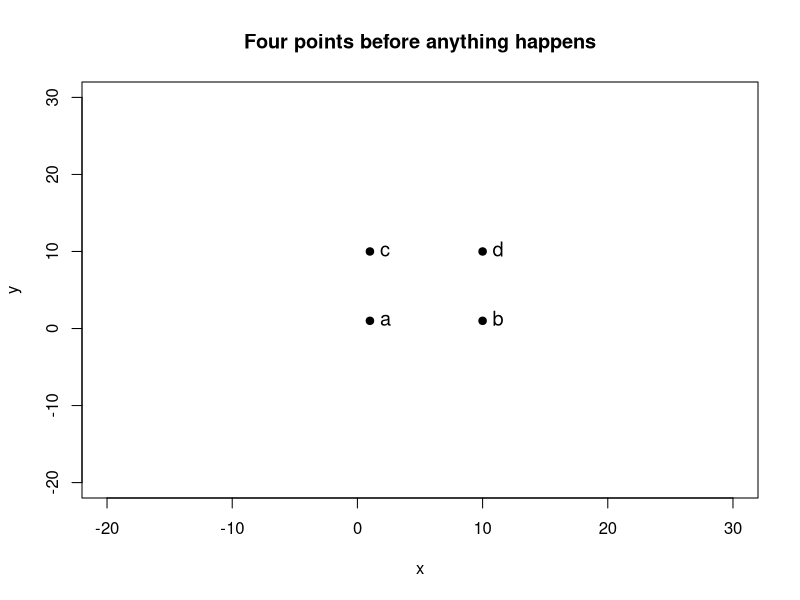
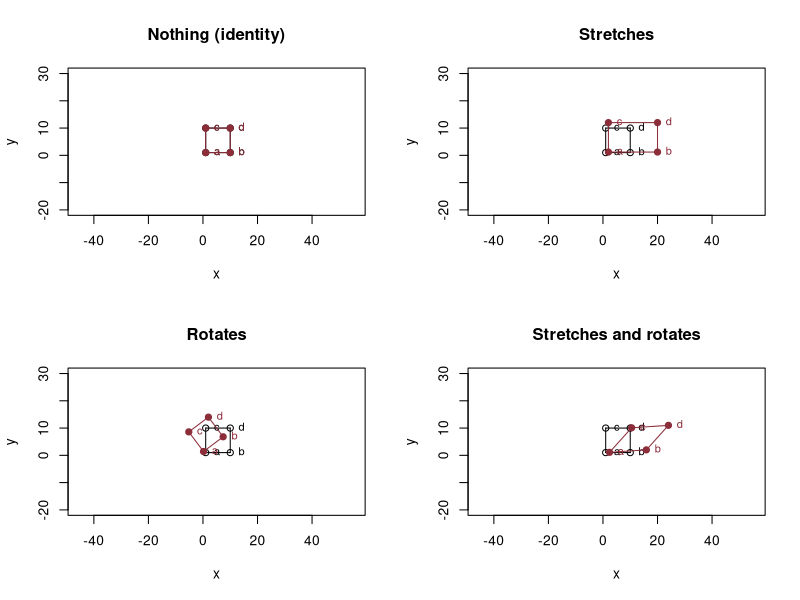
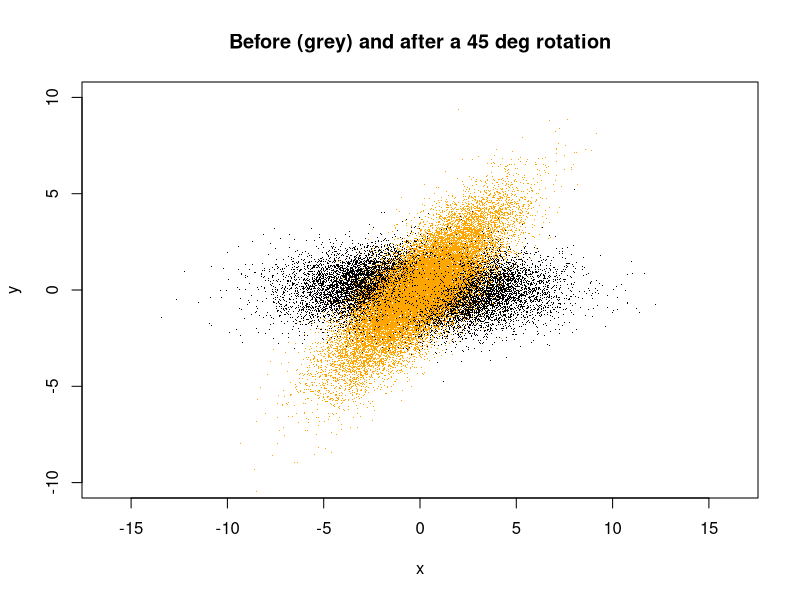
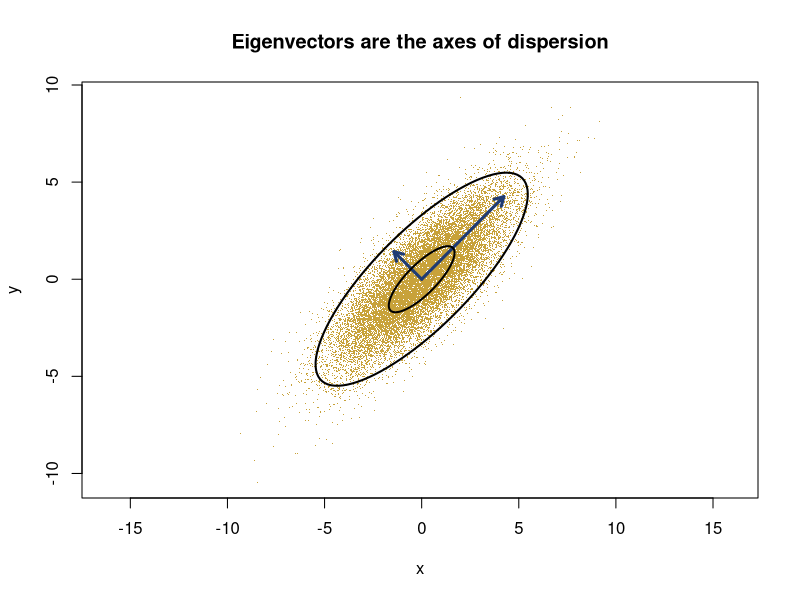

R code for these plots, in order:
## ============================================================================
##  MS_LJMR :: 05_LinearAlgebra.R — transformations, eigenvectors, ellipses
##
##  Original authors: Jorge Soberón & Laura Jiménez
##                    (BIOL 943 Multivariate Methods, University of Kansas)
##  Revised for the MS_LJMR edition by: Luis J. Madrigal-Roca
##
##  Revised from 07_Transformations.R. No x11(); portable device via with_fig().
## ============================================================================

##  PLAIN CLASSROOM EDITION
##  Generated from R/05_LinearAlgebra.R by scripts/make_class_src.py --
##  edit R/05_LinearAlgebra.R and regenerate; changes made here will be overwritten.
## ============================================================================

# R packages required
#install.packages("ellipse")
library(ellipse)

## ============================================================================
##  1. A LINEAR MAP IS A MATRIX MULTIPLICATION
## ============================================================================
##  X is a swarm of four points in two dimensions -- the corners of a square.
##  Columns are points, rows are coordinates, so a 2x2 matrix acting on the left
##  transforms every point at once.
X <- matrix(c(1,1, 10,1, 1,10, 10,10), nrow = 2)
colnames(X) <- c("a", "b", "c", "d")
print(X)

par(mfrow = c(1, 1))
plot(t(X), xlim = c(-20, 30), ylim = c(-20, 30), xlab = "x", ylab = "y",
     pch = 19, main = "Four points before anything happens")
text(t(X), colnames(X), pos = 4, cex = 1.2)

##  A helper that draws the original swarm joined into a square (black) and the
##  transformed one on top (red). Drawing the EDGES is what makes the difference
##  between a rotation and a shear visible -- four loose points do not show it.
trans <- function(m1, m2, title) {
  edges <- function(m, col) {
    p <- t(m)
    for (e in list(c(1,2), c(1,3), c(3,4), c(4,2)))
      lines(p[e, 1], p[e, 2], col = col)
  }
  plot(t(m1), xlim = c(-20, 30), ylim = c(-20, 30), asp = 1, main = title,
       xlab = "x", ylab = "y")
  text(t(m1), colnames(m1), pos = 4, cex = .8)
  edges(m1, "black")
  points(t(m2), pch = 19, col = "#8c2d3a")
  text(t(m2), colnames(m2), pos = 4, cex = .8, col = "#8c2d3a")
  edges(m2, "#8c2d3a")
}

## four maps: identity, pure stretch, pure rotation, and both at once
U1 <- matrix(c(1, 0, 0, 1),      nrow = 2)      # identity: does nothing
U2 <- matrix(c(2, 0, 0, 1.2),    nrow = 2)      # stretch along the axes
U3 <- matrix(c(.8, .6, -.6, .8), nrow = 2)      # rotation (columns orthonormal)
U4 <- matrix(c(1.5, .1, .9, 1),  nrow = 2)      # stretch + rotation + shear

Y1 <- U1 %*% X; Y2 <- U2 %*% X; Y3 <- U3 %*% X; Y4 <- U4 %*% X

# Wide figure: widen the Plot pane, or open a sized device first --
#   dev.new(width = 10, height = 9)
op <- par(mfrow = c(2, 2))
trans(X, Y1, "Nothing (identity)")
trans(X, Y2, "Stretches")
trans(X, Y3, "Rotates")
trans(X, Y4, "Stretches and rotates")
par(op)

## Why is U3 a rotation? Because its columns are orthonormal, so it preserves
## lengths and angles. That is checkable, not a matter of opinion:
cat("\nU3'U3 = I ?\n"); print(round(t(U3) %*% U3, 10))
cat("determinants -- identity:", det(U1), " stretch:", det(U2),
    " rotation:", round(det(U3), 3), " general:", det(U4), "\n")
cat("(a determinant is the factor by which AREA changes; 1 means area-preserving)\n")

## ---- every 2-D rotation, in one function ------------------------------------
##  CAUTION: R's cos() and sin() take RADIANS. The original script commented
##  "angle in degrees" and then called rot(35) and rot(45), which are 35 and 45
##  *radians* -- a rotation of about 2005 and 2578 degrees. The version below
##  takes degrees and converts, so the name and the behaviour agree.
rot_rad <- function(a)
  matrix(c(cos(a), sin(a), -sin(a), cos(a)), nrow = 2)
rot <- function(degrees) round(rot_rad(degrees * pi / 180), 3)

cat("\nrot(45):\n");  print(rot(45))
cat("rot(90) applied to (1,0) should be (0,1):\n")
print(round(rot(90) %*% c(1, 0), 10))

## ============================================================================
##  2. A CLOUD, ROTATED
## ============================================================================
##  Draw 20000 points from independent normals with different sds: an
##  axis-aligned ellipse. Then rotate it 45 degrees, and the two variables
##  become correlated -- correlation is what a rotation looks like in a table.
set.seed(1998)
xx  <- rnorm(20000, mean = 0, sd = 3)
yy  <- rnorm(20000, mean = 0, sd = 1)
mat <- cbind(xx, yy)

mat2 <- t(rot(45) %*% t(mat))

par(mfrow = c(1, 1))
plot(mat, xlim = c(-10, 10), ylim = c(-10, 10), pch = ".", asp = 1,
     xlab = "x", ylab = "y", main = "Before (grey) and after a 45 deg rotation")
points(mat2, pch = ".", col = "orange")

cat("\nCorrelation before rotation:", round(cor(mat)[1, 2], 3),
    "  after:", round(cor(mat2)[1, 2], 3), "\n")

## ============================================================================
##  3. UNDOING IT: EIGENVECTORS OF THE COVARIANCE MATRIX
## ============================================================================
cov2 <- cov(mat2)
cat("\nCovariance of the rotated cloud:\n"); print(round(cov2, 3))

##  The axes of the cloud are the eigenvectors of the covariance matrix, and the
##  variances along them are the eigenvalues.
eg <- eigen(cov2)
cat("\nEigenvalues (variances along the principal axes):\n")
print(round(eg$values, 3))
cat("Eigenvectors (the axes, as columns):\n"); print(round(eg$vectors, 3))
cat("sqrt of eigenvalues:", round(sqrt(eg$values), 3),
    " -- compare with the sds we simulated, 3 and 1\n")
cat("angle of the first axis:",
    round(atan2(eg$vectors[2, 1], eg$vectors[1, 1]) * 180 / pi, 1), "degrees\n")

##  The original worked with eigen(solve(cov2)) -- the inverse covariance, or
##  precision matrix. It has the SAME eigenvectors with reciprocal eigenvalues,
##  which is why its "stretchers" were 2/sqrt(values) rather than 2*sqrt(values).
##  Both routes draw the same axes; going through cov() directly is easier to
##  connect to PCA in the next session.
##  eigen() always sorts by DECREASING eigenvalue, so inverting the matrix
##  reverses the column order -- the axes are the same, listed the other way up.
eg_inv <- eigen(solve(cov2))
cat("\nsame axes from the inverse covariance:",
    isTRUE(all.equal(abs(eg$vectors),
                     abs(eg_inv$vectors[, 2:1]), check.attributes = FALSE)), "\n")
cat("its eigenvalues are the reciprocals:",
    round(rev(1 / eg_inv$values), 3), "\n")

len <- 2 * sqrt(eg$values)                       # 2 sd along each axis

par(mfrow = c(1, 1))
plot(mat2, pch = ".", col = "#c8a23a", asp = 1,
     xlab = "x", ylab = "y",
     main = "Eigenvectors are the axes of dispersion")
arrows(0, 0, eg$vectors[1, ] * len, eg$vectors[2, ] * len,
       col = "#1f3b73", lwd = 3, length = .1)
## statistical ellipses: contours containing 25% and 95% of a Gaussian with
## this covariance. The 95% ellipse is the picture of "two standard deviations"
## generalised to two dimensions.
lines(ellipse::ellipse(cov2, centre = c(0, 0), level = 0.25), lwd = 2)
lines(ellipse::ellipse(cov2, centre = c(0, 0), level = 0.95), lwd = 2)

cat("\n[05_LinearAlgebra] eigenvectors of the covariance matrix are the",
    "principal axes; eigenvalues are the variances along them (this IS PCA).\n")
